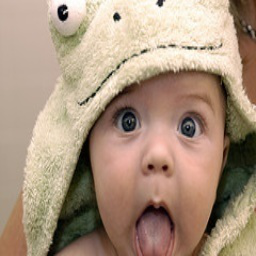
#> input picture ch2_local_descriptor/baby_1.jpg, 256 x 256 px
$ python -i harris.py   (imports and definitions only)
#> lines starting #> are read from the running program, lines starting #| are printed output that depends on the picture
from pylab import *
from numpy import *
from scipy.ndimage import filters


def compute_harris_response(im,sigma=3):
    """ Compute the Harris corner detector response function
        for each pixel in a graylevel image. """

    # derivatives
    imx = zeros(im.shape)
    filters.gaussian_filter(im, (sigma,sigma), (0,1), imx)
    imy = zeros(im.shape)
    filters.gaussian_filter(im, (sigma,sigma), (1,0), imy)

    # compute components of the Harris matrix
    Wxx = filters.gaussian_filter(imx*imx,sigma)
    Wxy = filters.gaussian_filter(imx*imy,sigma)
    Wyy = filters.gaussian_filter(imy*imy,sigma)

    # determinant and trace
    Wdet = Wxx*Wyy - Wxy**2
    Wtr = Wxx + Wyy

    return Wdet / (Wtr*Wtr)


# [131 lines left out: functions get_harris_points, plot_harris_points, get_descriptors, match, match_twosided, appendimages and 1 more, not called in this run]

>>> import cv2
>>> picture = cv2.imread('baby_1.jpg', cv2.IMREAD_GRAYSCALE)
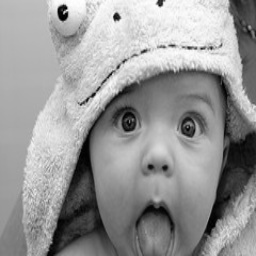
#> picture: shape (256, 256); min 0, max 255, mean 151.2
>>> result = compute_harris_response(picture)
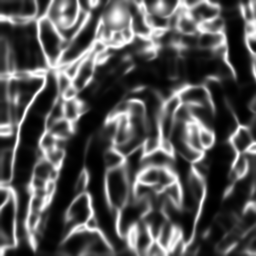
#> result: shape (256, 256) float64; min 4.34e-05, max 0.25, mean 0.0809; drawn with min black and max white

$ run again, on ch2_local_descriptor/climbing_1_small.jpg
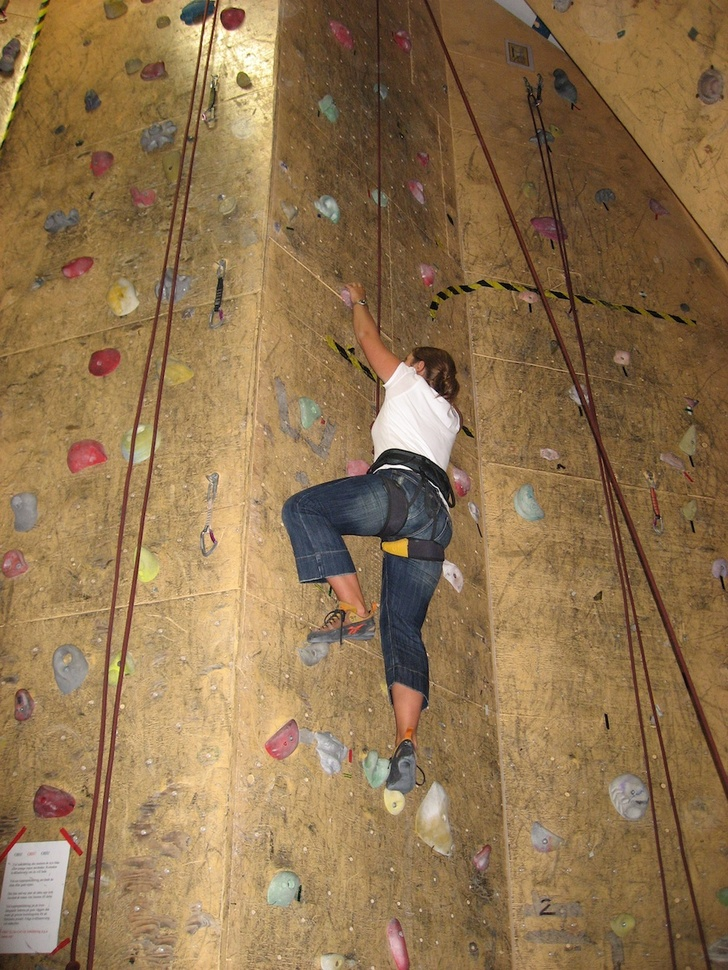
#> input picture ch2_local_descriptor/climbing_1_small.jpg, 728 x 970 px, shrunk from 1000 x 1333 before the run
#> `picture = cv2.imread('baby_1.jpg', cv2.IMREAD_GRAYSCALE)`:
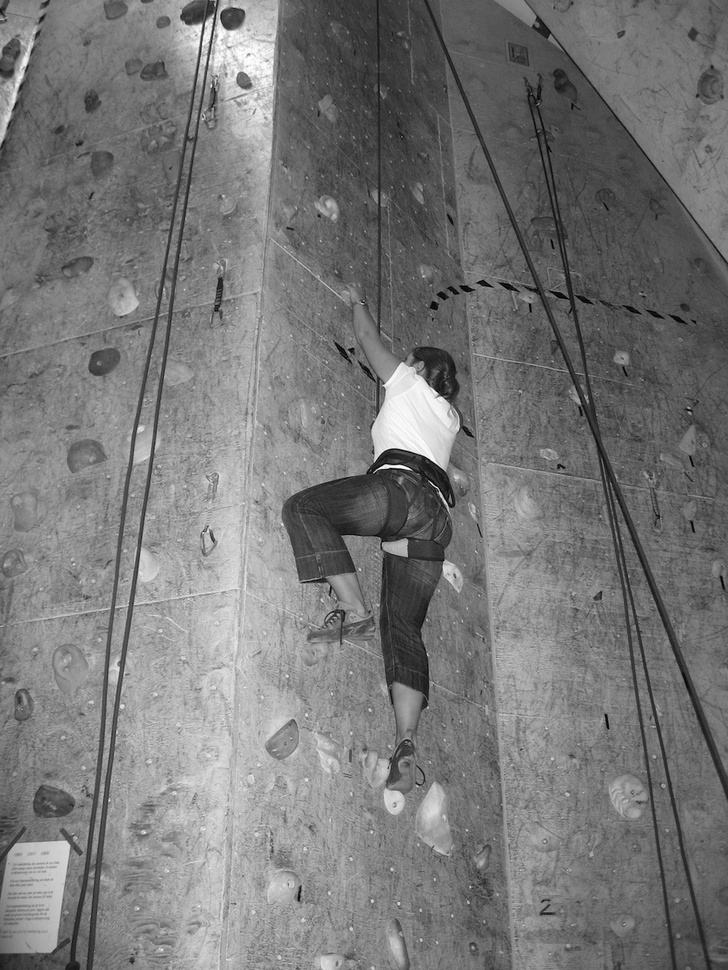
#> picture: shape (970, 728); min 0, max 255, mean 119.6
#> `result = compute_harris_response(picture)`:
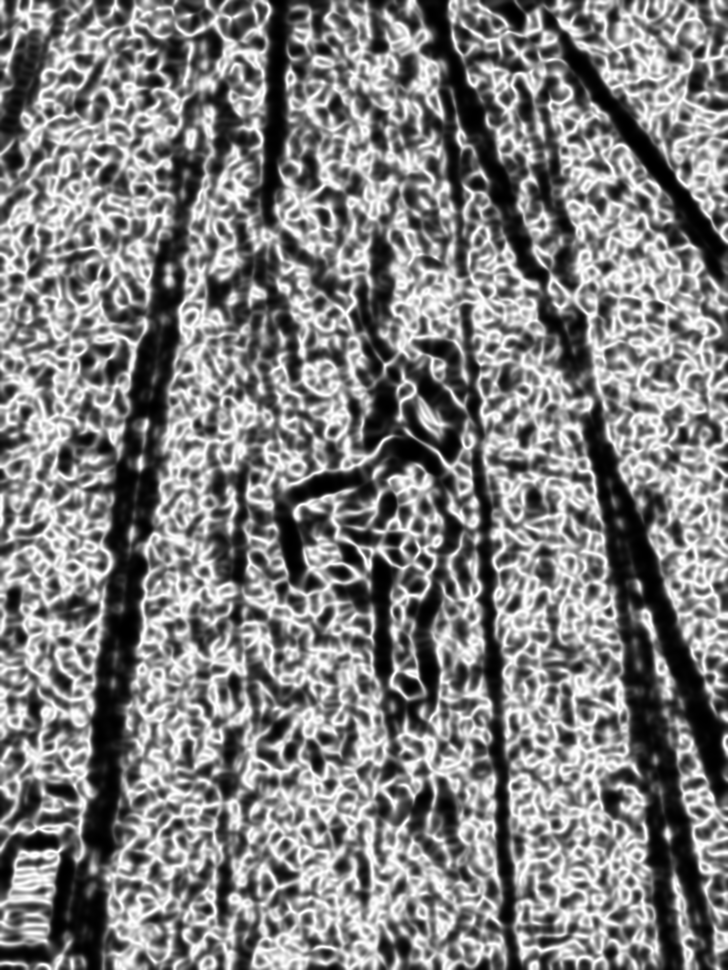
#> result: shape (970, 728) float64; min 0.000293, max 0.25, mean 0.126; drawn with min black and max white

$ run again, on ch2_local_descriptor/climbing_2_small.jpg
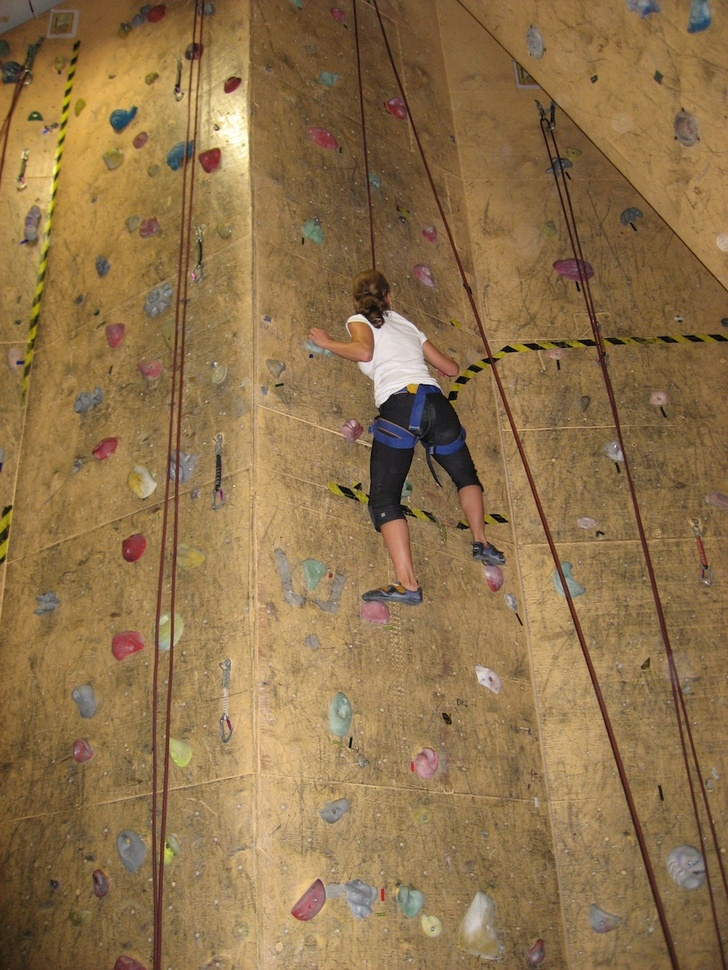
#> input picture ch2_local_descriptor/climbing_2_small.jpg, 728 x 970 px, shrunk from 1000 x 1333 before the run
#> `picture = cv2.imread('baby_1.jpg', cv2.IMREAD_GRAYSCALE)`:
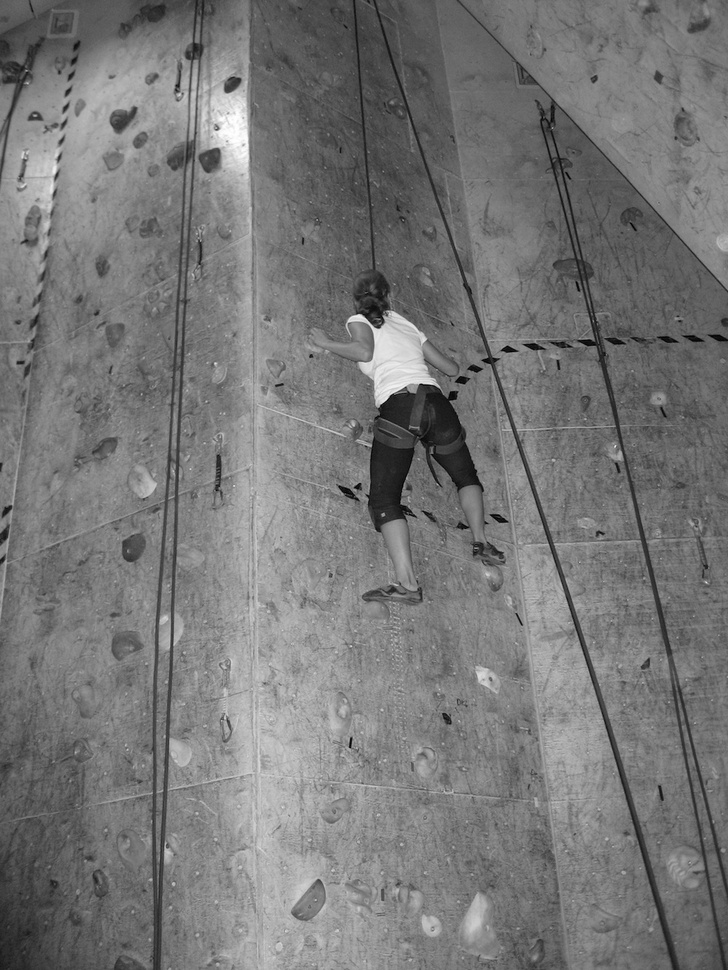
#> picture: shape (970, 728); min 0, max 255, mean 118.7
#> `result = compute_harris_response(picture)`:
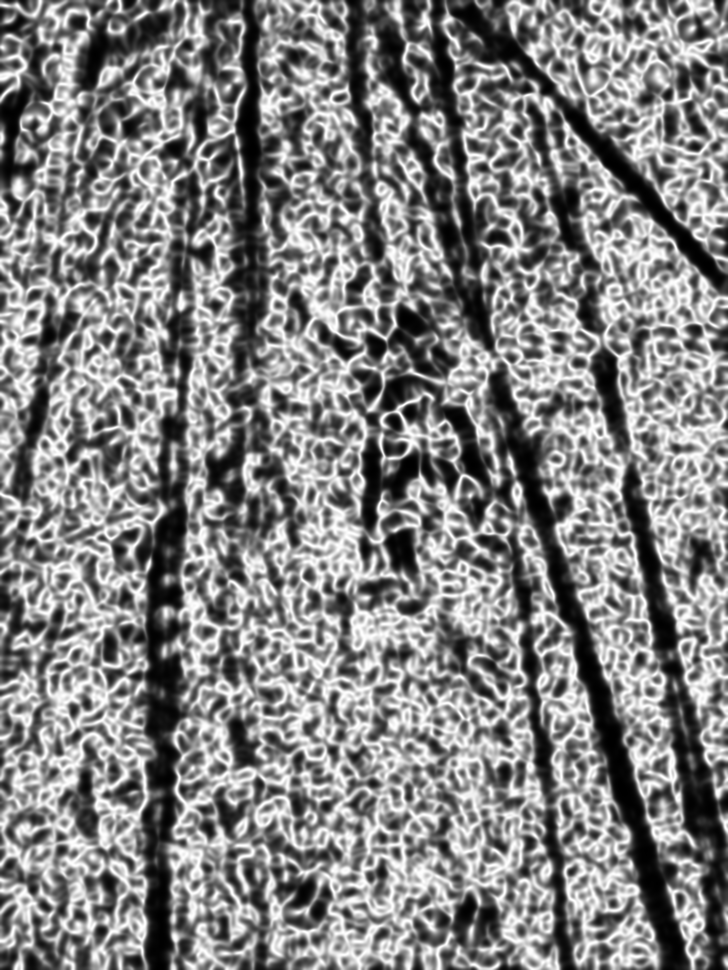
#> result: shape (970, 728) float64; min 0.000401, max 0.25, mean 0.128; drawn with min black and max white
